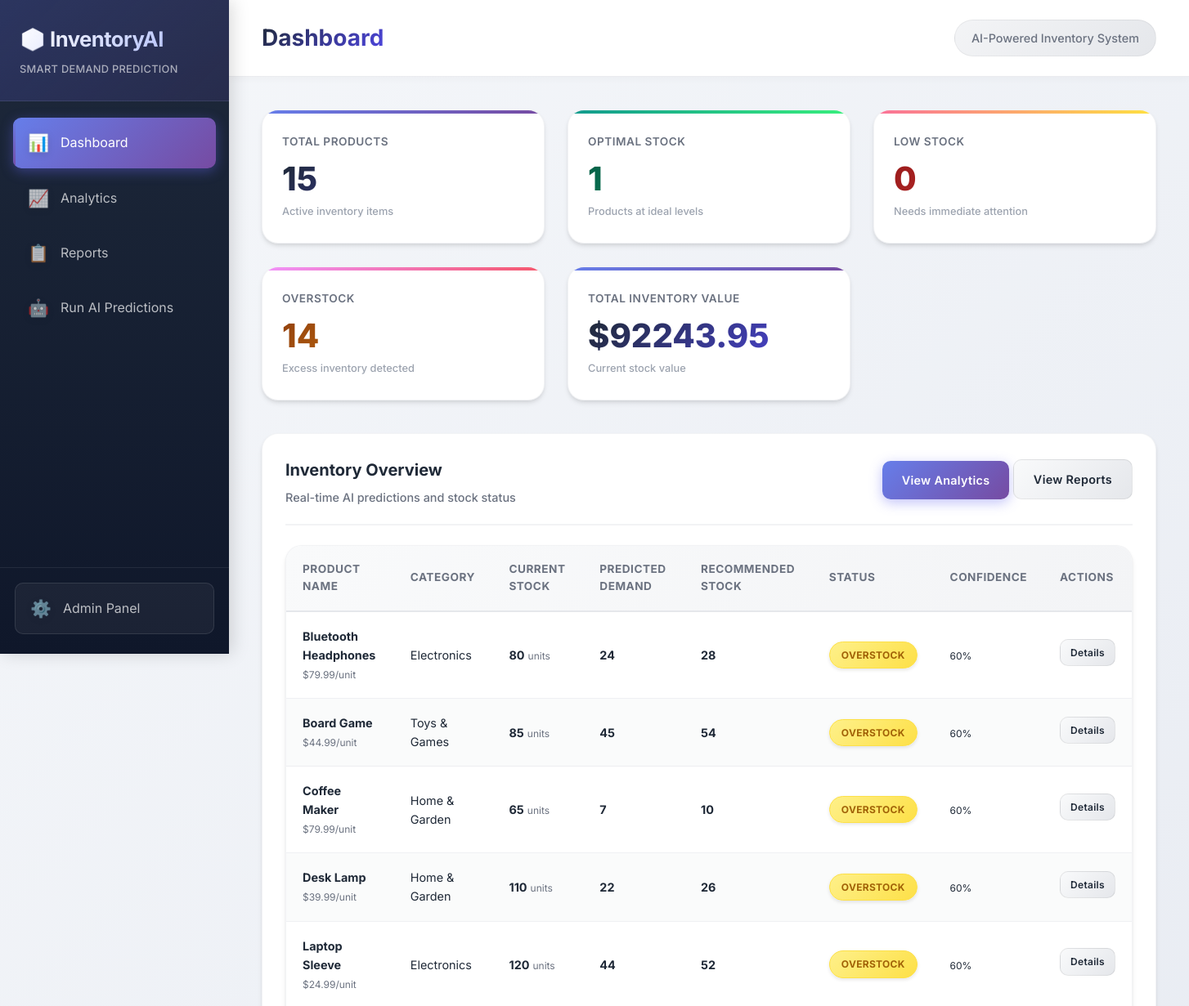
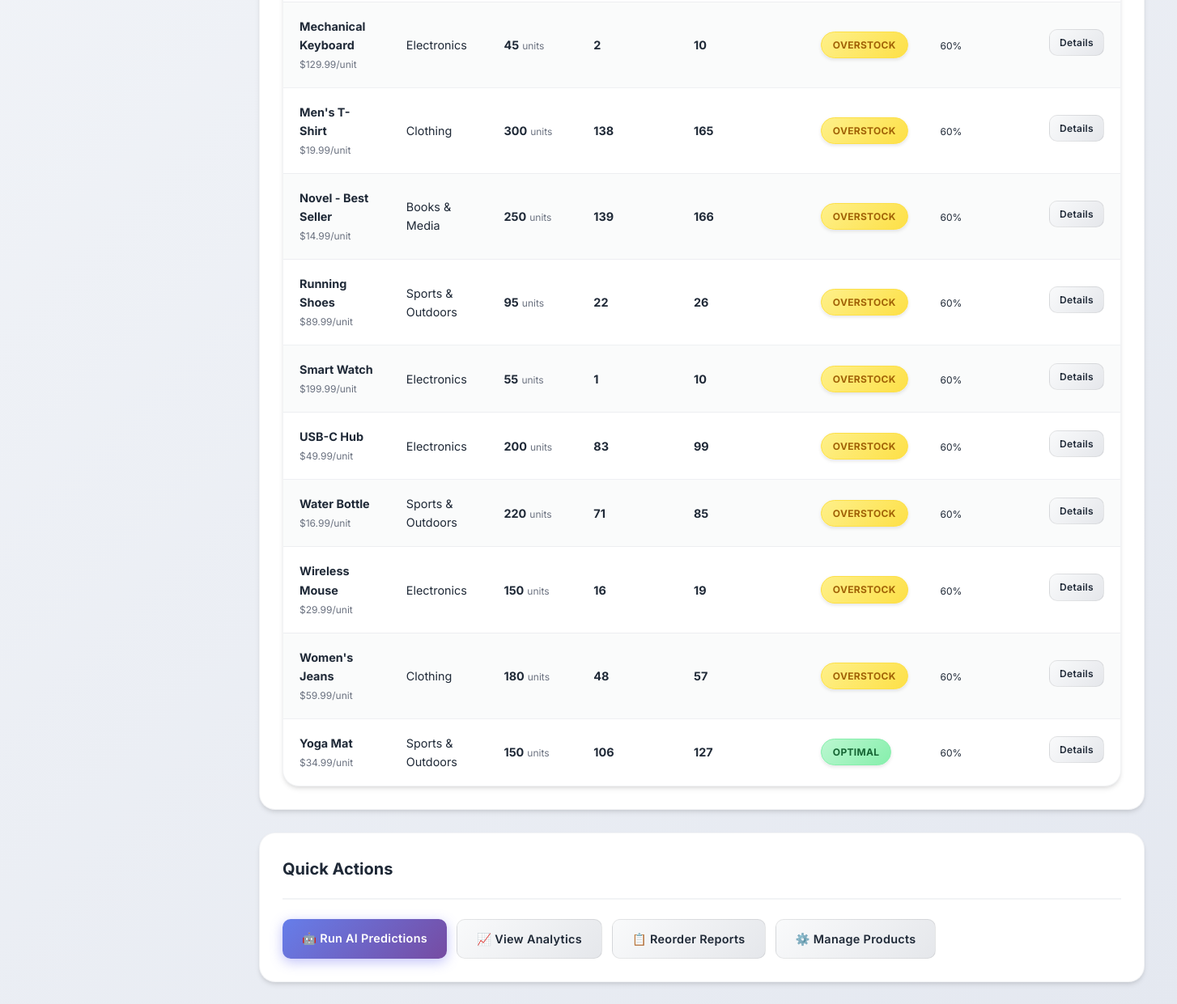
The page / on the database its author committed (2 pictures, top to bottom).
### inventory_system/models.py (models this page shows, shortened)
class Product(models.Model):
    CATEGORY_CHOICES = [
        ('electronics', 'Electronics'),
        ('clothing', 'Clothing'),
        ('food', 'Food & Beverages'),
        ('home', 'Home & Garden'),
        ('sports', 'Sports & Outdoors'),
        ('toys', 'Toys & Games'),
        ('books', 'Books & Media'),
        ('other', 'Other'),
    ]
    name = models.CharField(max_length=200, unique=True)
    category = models.CharField(max_length=20, choices=CATEGORY_CHOICES, default='other')
    current_stock = models.IntegerField(default=0)
    unit_price = models.DecimalField(max_digits=10, decimal_places=2)
    created_at = models.DateTimeField(auto_now_add=True)
    updated_at = models.DateTimeField(auto_now=True)
    class Meta:
        ordering = ['name']
        verbose_name_plural = 'Products'
    @property
    def stock_value(self):
        return self.current_stock * float(self.unit_price)

class InventoryPrediction(models.Model):
    STATUS_CHOICES = [
        ('low_stock', 'Low Stock'),
        ('optimal', 'Optimal'),
        ('overstock', 'Overstock'),
    ]
    product = models.ForeignKey(Product, on_delete=models.CASCADE, related_name='predictions')
    predicted_demand = models.IntegerField()
    recommended_stock = models.IntegerField()
    date_of_prediction = models.DateTimeField(auto_now_add=True)
    status = models.CharField(max_length=20, choices=STATUS_CHOICES, default='optimal')
    confidence_score = models.FloatField(null=True, blank=True)
    prediction_period = models.CharField(max_length=50, default='Next 30 days')
    class Meta:
        ordering = ['-date_of_prediction']
        verbose_name_plural = 'Inventory Predictions'

### inventory_system/views.py (the view, shortened to what this page needs)
# urls.py: path('', views.dashboard, name='dashboard'),
def dashboard(request):
    products_with_predictions = []
    for product in Product.objects.all():
        latest_prediction = product.predictions.first()
        product_data = {
            'id': product.id,
            'name': product.name,
            'category': product.get_category_display(),
            'current_stock': product.current_stock,
            'unit_price': float(product.unit_price),
            'stock_value': product.stock_value,
        }
        if latest_prediction:
            product_data.update({
                'predicted_demand': latest_prediction.predicted_demand,
                'recommended_stock': latest_prediction.recommended_stock,
                'status': latest_prediction.get_status_display(),
                'status_code': latest_prediction.status,
                'confidence': latest_prediction.confidence_score,
                'prediction_date': latest_prediction.date_of_prediction,
            })
        products_with_predictions.append(product_data)
    total_products = Product.objects.count()
    total_inventory_value = sum(p['stock_value'] for p in products_with_predictions)
    low_stock_count = sum(1 for p in products_with_predictions if p['status_code'] == 'low_stock')
    optimal_count = sum(1 for p in products_with_predictions if p['status_code'] == 'optimal')
    overstock_count = sum(1 for p in products_with_predictions if p['status_code'] == 'overstock')
    context = {
        'products': products_with_predictions,
        'total_products': total_products,
        'total_inventory_value': total_inventory_value,
        'low_stock_count': low_stock_count,
        'optimal_count': optimal_count,
        'overstock_count': overstock_count,
        'page_title': 'Dashboard',
    }
    return render(request, 'inventory_system/dashboard.html', context)

### inventory_system/templatetags/inventory_filters.py (called while the page is built)
@register.filter
def percentage(value):
    try:
        value = float(value)
        return f"{int(value * 100)}%"
    except (ValueError, TypeError):
        return "N/A"

### templates/inventory_system/dashboard.html (shortened to what this page needs)
{% extends 'base.html' %}
{% load inventory_filters %}
{% block content %}
<div class="summary-cards">
    <div class="summary-card">
        <div class="label">Total Products</div>
        <div class="value">{{ total_products }}</div>
        <div class="subtext">Active inventory items</div>
    </div>
    <div class="summary-card success">
        <div class="label">Optimal Stock</div>
        <div class="value">{{ optimal_count }}</div>
        <div class="subtext">Products at ideal levels</div>
    </div>
    <div class="summary-card danger">
        <div class="label">Low Stock</div>
        <div class="value">{{ low_stock_count }}</div>
        <div class="subtext">Needs immediate attention</div>
    </div>
    <div class="summary-card warning">
        <div class="label">Overstock</div>
        <div class="value">{{ overstock_count }}</div>
        <div class="subtext">Excess inventory detected</div>
    </div>
    <div class="summary-card">
        <div class="label">Total Inventory Value</div>
        <div class="value">${{ total_inventory_value|floatformat:2 }}</div>
        <div class="subtext">Current stock value</div>
    </div>
</div>
<div class="card">
    <div class="card-header">
        <div>
            <h3 class="card-title">Inventory Overview</h3>
            <p class="card-subtitle">Real-time AI predictions and stock status</p>
        </div>
        <div>
            <a href="{% url 'inventory_system:analytics' %}" class="btn btn-primary">View Analytics</a>
            <a href="{% url 'inventory_system:reports' %}" class="btn btn-secondary">View Reports</a>
        </div>
    </div>
    {% if products %}
    <div class="table-container">
        <table class="table">
            <thead>
                <tr>
                    <th>Product Name</th>
                    <th>Category</th>
                    <th>Current Stock</th>
                    <th>Predicted Demand</th>
                    <th>Recommended Stock</th>
                    <th>Status</th>
                    <th>Confidence</th>
                    <th>Actions</th>
                </tr>
            </thead>
            <tbody>
                {% for product in products %}
                <tr>
                    <td>
                        <strong>{{ product.name }}</strong><br>
                        <small class="text-secondary">${{ product.unit_price }}/unit</small>
                    </td>
                    <td>{{ product.category }}</td>
                    <td>
                        <strong>{{ product.current_stock }}</strong>
                        <small class="text-secondary">units</small>
                    </td>
                    <td>
                        {% if product.predicted_demand %}
                            <strong>{{ product.predicted_demand }}</strong>
                        {% else %}
                            <span class="text-secondary">—</span>
                        {% endif %}
                    </td>
                    <td>
                        {% if product.recommended_stock %}
                            <strong>{{ product.recommended_stock }}</strong>
                        {% else %}
                            <span class="text-secondary">—</span>
                        {% endif %}
                    </td>
                    <td>
                        {% if product.status_code == 'low_stock' %}
                            <span class="badge low-stock">Low Stock</span>
                        {% elif product.status_code == 'optimal' %}
                            <span class="badge optimal">Optimal</span>
                        {% elif product.status_code == 'overstock' %}
                            <span class="badge overstock">Overstock</span>
                        {% else %}
                            <span class="badge none">{{ product.status }}</span>
                        {% endif %}
                    </td>
                    <td>
                        {% if product.confidence %}
                            <small>{{ product.confidence|percentage }}</small>
                        {% else %}
                            <span class="text-secondary">—</span>
                        {% endif %}
                    </td>
                    <td>
                        <a href="{% url 'inventory_system:product_detail' product.id %}"
                           class="btn btn-secondary" style="padding: 6px 12px; font-size: 0.75rem;">
                            Details
                        </a>
                    </td>
                </tr>
                {% endfor %}
            </tbody>
        </table>
    </div>
    {% endif %}
</div>
<div class="card">
    <div class="card-header">
        <h3 class="card-title">Quick Actions</h3>
    </div>
    <div style="display: flex; gap: 12px; flex-wrap: wrap;">
        <a href="{% url 'inventory_system:run_predictions' %}" class="btn btn-primary">
            🤖 Run AI Predictions
        </a>
        <a href="{% url 'inventory_system:analytics' %}" class="btn btn-secondary">
            📈 View Analytics
        </a>
        <a href="{% url 'inventory_system:reports' %}" class="btn btn-secondary">
            📋 Reorder Reports
        </a>
        <a href="/admin/inventory_system/" class="btn btn-secondary">
            ⚙️ Manage Products
        </a>
    </div>
</div>
{% endblock %}

### templates/base.html (shortened to what this page needs)
<!DOCTYPE html>
<html lang="en">
<head>
    {% load static %}
    <link rel="stylesheet" href="{% static 'css/style.css' %}">
</head>
<body>
    <div class="app-container">
        <aside class="sidebar">
            <div class="sidebar-header">
                <h1>📦 InventoryAI</h1>
                <p class="subtitle">Smart Demand Prediction</p>
            </div>
            <nav class="sidebar-nav">
                <a href="{% url 'inventory_system:dashboard' %}" class="nav-item {% if page_title == 'Dashboard' %}active{% endif %}">
                    <span class="icon">📊</span>
                    <span>Dashboard</span>
                </a>
                <a href="{% url 'inventory_system:analytics' %}" class="nav-item {% if page_title == 'Analytics' %}active{% endif %}">
                    <span class="icon">📈</span>
                    <span>Analytics</span>
                </a>
                <a href="{% url 'inventory_system:reports' %}" class="nav-item {% if page_title == 'Reports' %}active{% endif %}">
                    <span class="icon">📋</span>
                    <span>Reports</span>
                </a>
                <a href="{% url 'inventory_system:run_predictions' %}" class="nav-item {% if page_title == 'Run Predictions' %}active{% endif %}">
                    <span class="icon">🤖</span>
                    <span>Run AI Predictions</span>
                </a>
            </nav>
            <div class="sidebar-footer">
                <a href="/admin/" class="nav-item admin-link">
                    <span class="icon">⚙️</span>
                    <span>Admin Panel</span>
                </a>
            </div>
        </aside>
        <main class="main-content">
            <header class="top-bar">
                <h2>{% block page_title %}Dashboard{% endblock %}</h2>
                <div class="user-info">
                    <span>AI-Powered Inventory System</span>
                </div>
            </header>
            <div class="content-wrapper">
                {% block content %}{% endblock %}
            </div>
        </main>
    </div>
    {% load static %}
</body>
</html>

### rows shown on the page
Product: name "Bluetooth Headphones", unit_price "79.99", category "Electronics", current_stock "80", predicted_demand "24", recommended_stock "28", shows "OVERSTOCK", confidence|percentage "60%"
Product: name "Board Game"
InventoryPrediction: confidence|percentage "60%"
Product: name "Coffee Maker"
InventoryPrediction: confidence|percentage "60%"
Product: name "Desk Lamp"
InventoryPrediction: confidence|percentage "60%"
Product: name "Laptop Sleeve", unit_price "24.99", category "Electronics", current_stock "120", predicted_demand "44", recommended_stock "52", shows "OVERSTOCK", confidence|percentage "60%"
Product: name "Mechanical Keyboard", unit_price "129.99", category "Electronics", current_stock "45", predicted_demand "2", recommended_stock "10", shows "OVERSTOCK", confidence|percentage "60%"
Product: name "Men's T-Shirt", unit_price "19.99", category "Clothing", current_stock "300", predicted_demand "138", recommended_stock "165", shows "OVERSTOCK", confidence|percentage "60%"
Product: name "Novel - Best Seller"
InventoryPrediction: confidence|percentage "60%"
Product: name "Running Shoes"
InventoryPrediction: confidence|percentage "60%"
Product: name "Smart Watch", unit_price "199.99", category "Electronics", current_stock "55", predicted_demand "1", recommended_stock "10", shows "OVERSTOCK", confidence|percentage "60%"
Product: name "USB-C Hub", unit_price "49.99", category "Electronics", current_stock "200", predicted_demand "83", recommended_stock "99", shows "OVERSTOCK", confidence|percentage "60%"
Product: name "Water Bottle"
InventoryPrediction: confidence|percentage "60%"
Product: name "Wireless Mouse", unit_price "29.99", category "Electronics", current_stock "150", predicted_demand "16", recommended_stock "19", shows "OVERSTOCK", confidence|percentage "60%"
Product: name "Women's Jeans", unit_price "59.99", category "Clothing", current_stock "180", predicted_demand "48", recommended_stock "57", shows "OVERSTOCK", confidence|percentage "60%"
Product: name "Yoga Mat"
InventoryPrediction: confidence|percentage "60%"

### other values the page prints
{{ total_products }} "15"
{{ optimal_count }} "1"
{{ low_stock_count }} "0"
{{ overstock_count }} "14"
{{ total_inventory_value|floatformat:2 }} "92243.95"
{{ product.unit_price }} "44.99" "79.99" "39.99" "14.99" "89.99" "16.99" "34.99"
{{ product.category }} "Toys & Games" "Home & Garden" "Home & Garden" "Books & Media" "Sports & Outdoors" "Sports & Outdoors" "Sports & Outdoors"
{{ product.current_stock }} "85" "65" "110" "250" "95" "220" "150"
{{ product.predicted_demand }} "45" "7" "22" "139" "22" "71" "106"
{{ product.recommended_stock }} "54" "10" "26" "166" "26" "85" "127"
